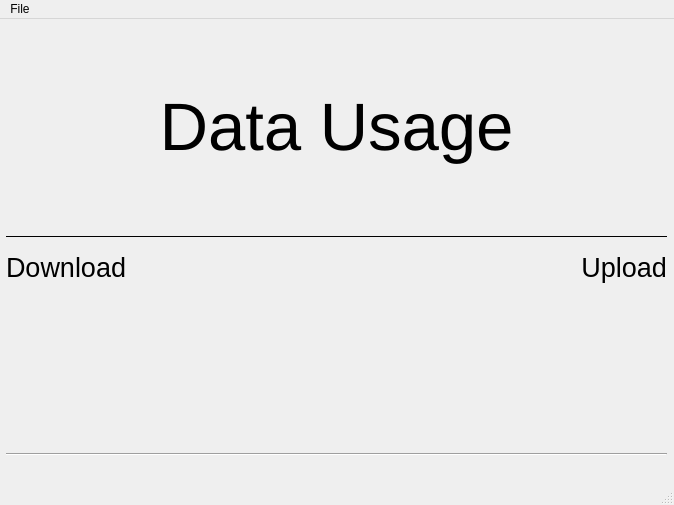
<?xml version="1.0" encoding="UTF-8"?>
<ui version="4.0">
 <class>MainWindow</class>
 <widget class="QMainWindow" name="MainWindow">
  <property name="geometry">
   <rect>
    <x>0</x>
    <y>0</y>
    <width>674</width>
    <height>505</height>
   </rect>
  </property>
  <property name="sizePolicy">
   <sizepolicy hsizetype="Fixed" vsizetype="Fixed">
    <horstretch>0</horstretch>
    <verstretch>0</verstretch>
   </sizepolicy>
  </property>
  <property name="maximumSize">
   <size>
    <width>674</width>
    <height>505</height>
   </size>
  </property>
  <property name="windowTitle">
   <string>Packman</string>
  </property>
  <widget class="QWidget" name="centralwidget">
   <widget class="QWidget" name="layoutWidget">
    <property name="geometry">
     <rect>
      <x>6</x>
      <y>6</y>
      <width>661</width>
      <height>431</height>
     </rect>
    </property>
    <layout class="QVBoxLayout" name="verticalLayout">
     <item>
      <widget class="QLabel" name="data">
       <property name="font">
        <font>
         <pointsize>50</pointsize>
        </font>
       </property>
       <property name="text">
        <string>Data Usage</string>
       </property>
       <property name="alignment">
        <set>Qt::AlignCenter</set>
       </property>
      </widget>
     </item>
     <item>
      <widget class="Line" name="line">
       <property name="frameShadow">
        <enum>QFrame::Plain</enum>
       </property>
       <property name="lineWidth">
        <number>1</number>
       </property>
       <property name="orientation">
        <enum>Qt::Horizontal</enum>
       </property>
      </widget>
     </item>
     <item>
      <layout class="QGridLayout" name="gridLayout">
       <item row="1" column="0" rowspan="2">
        <widget class="QLabel" name="val_gb">
         <property name="font">
          <font>
           <pointsize>30</pointsize>
           <weight>75</weight>
           <bold>true</bold>
          </font>
         </property>
         <property name="text">
          <string/>
         </property>
        </widget>
       </item>
       <item row="3" column="2">
        <widget class="QLabel" name="val_mb_up">
         <property name="font">
          <font>
           <pointsize>30</pointsize>
           <weight>75</weight>
           <bold>true</bold>
          </font>
         </property>
         <property name="text">
          <string/>
         </property>
         <property name="alignment">
          <set>Qt::AlignRight|Qt::AlignTrailing|Qt::AlignVCenter</set>
         </property>
        </widget>
       </item>
       <item row="1" column="2">
        <widget class="QLabel" name="val_gb_up">
         <property name="font">
          <font>
           <pointsize>30</pointsize>
           <weight>75</weight>
           <bold>true</bold>
          </font>
         </property>
         <property name="text">
          <string/>
         </property>
         <property name="alignment">
          <set>Qt::AlignRight|Qt::AlignTrailing|Qt::AlignVCenter</set>
         </property>
        </widget>
       </item>
       <item row="3" column="0">
        <widget class="QLabel" name="val_mb">
         <property name="font">
          <font>
           <pointsize>30</pointsize>
           <weight>75</weight>
           <bold>true</bold>
          </font>
         </property>
         <property name="text">
          <string/>
         </property>
        </widget>
       </item>
       <item row="0" column="0">
        <widget class="QLabel" name="label">
         <property name="font">
          <font>
           <pointsize>20</pointsize>
          </font>
         </property>
         <property name="text">
          <string>Download</string>
         </property>
        </widget>
       </item>
       <item row="0" column="2">
        <widget class="QLabel" name="label_3">
         <property name="font">
          <font>
           <pointsize>20</pointsize>
          </font>
         </property>
         <property name="text">
          <string>Upload</string>
         </property>
         <property name="alignment">
          <set>Qt::AlignRight|Qt::AlignTrailing|Qt::AlignVCenter</set>
         </property>
        </widget>
       </item>
      </layout>
     </item>
     <item>
      <widget class="Line" name="line_2">
       <property name="orientation">
        <enum>Qt::Horizontal</enum>
       </property>
      </widget>
     </item>
    </layout>
   </widget>
  </widget>
  <widget class="QMenuBar" name="menubar">
   <property name="geometry">
    <rect>
     <x>0</x>
     <y>0</y>
     <width>674</width>
     <height>27</height>
    </rect>
   </property>
   <widget class="QMenu" name="menuFile">
    <property name="title">
     <string>File</string>
    </property>
    <addaction name="actionStatistics"/>
    <addaction name="hide_action"/>
   </widget>
   <addaction name="menuFile"/>
  </widget>
  <widget class="QStatusBar" name="statusbar"/>
  <action name="actionStatistics">
   <property name="text">
    <string>Statistics</string>
   </property>
  </action>
  <action name="hide_action">
   <property name="checkable">
    <bool>false</bool>
   </property>
   <property name="checked">
    <bool>false</bool>
   </property>
   <property name="text">
    <string>Minimize to tray</string>
   </property>
  </action>
 </widget>
 <resources/>
 <connections/>
</ui>
